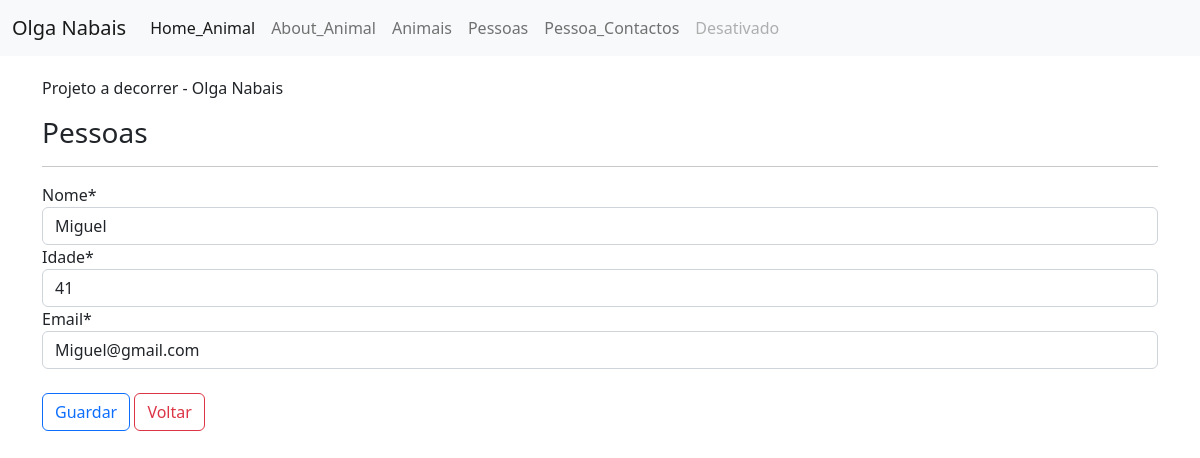
/pessoa/atualizar/2/, run on the app's committed database.
### apps/pessoa/models.py (models this page shows, shortened)
class Pessoa(models.Model): # vao ter esta herança dentro do modelo
    nome = models.CharField(max_length=50) # extenção de 50 caracteres
    idade = models.IntegerField() # verbose_name="idade"
    nif = models.CharField(max_length=9)
    email = models.EmailField()

### apps/pessoa/views.py (the view)
# urls.py: path('atualizar/<int:pk>/', PessoaUpdateView.as_view(), name='atualizar'),
class PessoaUpdateView(UpdateView):
    model = Pessoa
    fields = ['nome', 'idade', 'email']
    template_name = 'pessoa/pessoa_update.html'
    success_url = reverse_lazy('pessoa:lista')

### apps/pessoa/templates/pessoa/pessoa_update.html (shortened to what this page needs)
{% extends 'base.html' %}
{% load crispy_forms_tags %}
{% block content %}
<h3>Pessoas</h3>
<hr>
<div class="content-section">
    <form method="POST">
        {{ form|crispy }}
        <br>
        <button class="btn btn-outline-primary" type="submit">Guardar</button>
        <a class= "btn btn-outline-danger" href="{% url 'pessoa:lista' %}">Voltar</a>
    </form>
</div>
{% endblock %}

### data on the page
Pessoa: nome "Miguel", idade "41", email "Miguel@gmail.com"
